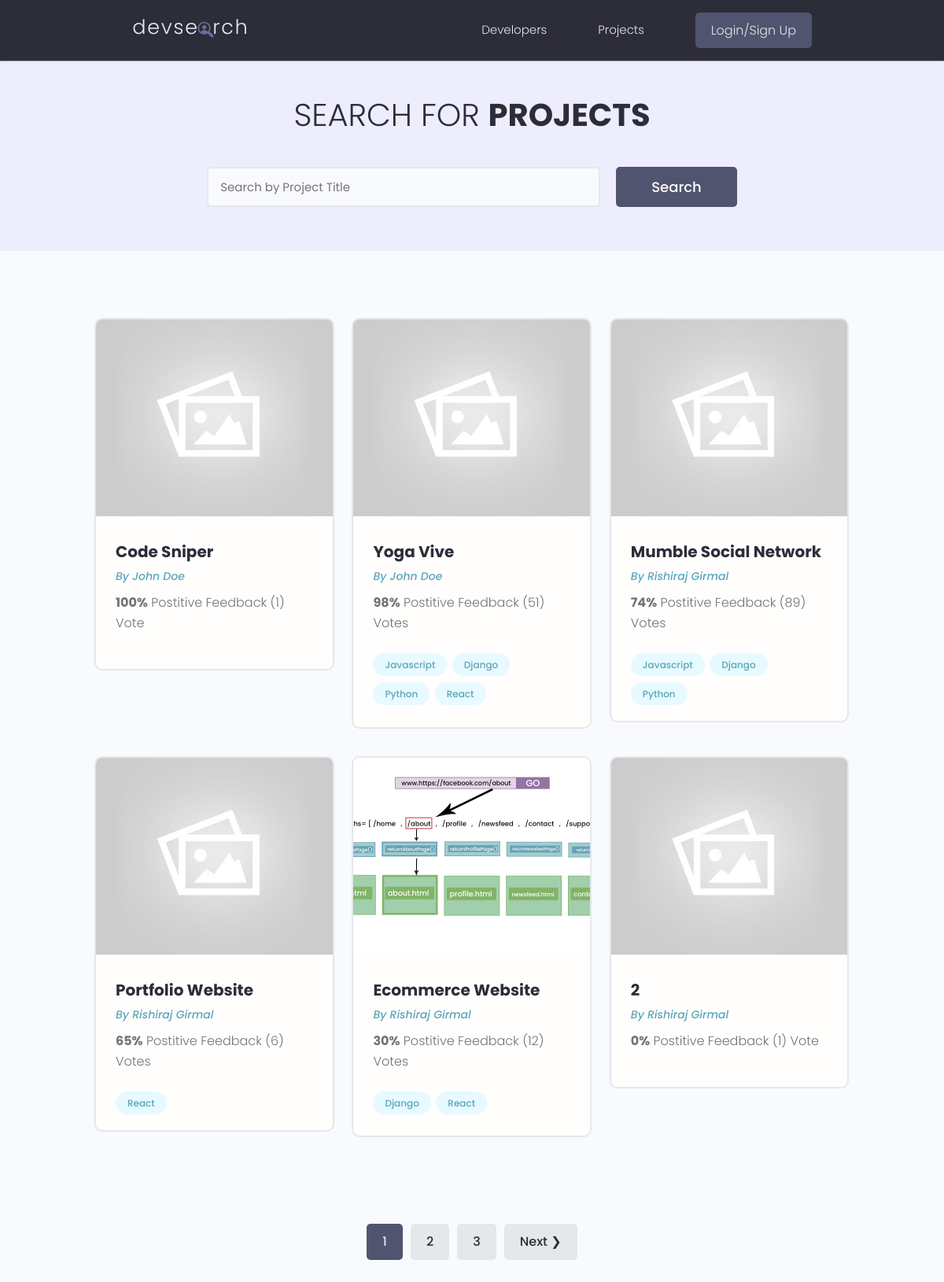
/projects/, run on the app's committed database.
### projects/models.py (models this page shows, shortened)
class Project(models.Model):
    owner = models.ForeignKey(Profile,null=True,blank=True,on_delete=models.SET_NULL)
    title = models.CharField(max_length=200)
    description = models.TextField(null=True ,blank=True)
    featured_images = models.ImageField(null=True ,blank=True,default="default.jpg")
    demo_link = models.CharField(max_length=2000, null=True , blank=True)
    source_link = models.CharField(max_length=2000, null=True , blank=True)
    tags = models.ManyToManyField('Tag',blank = True)
    vote_total = models.IntegerField(default=0, null=True , blank=True)
    vote_ratio = models.IntegerField(default=0, null=True , blank=True)
    created = models.DateTimeField(auto_now_add=True)
    id = models.UUIDField(default=uuid.uuid4 , unique=True, primary_key=True ,editable=False)
    class Meta:
        ordering = ['-vote_ratio','-vote_total','title']

class Tag(models.Model):
    name = models.CharField(max_length=200)
    created = models.DateTimeField(auto_now_add=True)
    id = models.UUIDField(default=uuid.uuid4 , unique=True, primary_key=True ,editable=False)
    def __str__(self):
        return self.name

### users/models.py (models this page shows, shortened)
class Profile(models.Model):
    user = models.OneToOneField(User,on_delete=models.CASCADE,null=True,blank=True)
    name = models.CharField(max_length=200)
    email = models.EmailField(max_length=500,blank=True,null=True)
    username = models.CharField(max_length=200,blank=True,null=True)
    location = models.CharField(max_length=200,blank=True,null=True)
    short_intro = models.CharField(max_length=200,blank=True,null=True)
    bio = models.TextField(blank = True,null = True)
    profile_image = models.ImageField(null=True,blank=True,upload_to='profiles/',default="profiles/user-default.png")
    social_github = models.CharField(max_length=200,blank =True,null = True)
    social_twitter = models.CharField(max_length=200,blank =True,null = True)
    social_linkedin = models.CharField(max_length=200,blank =True,null = True)
    social_youtube = models.CharField(max_length=200,blank =True,null = True)
    social_website = models.CharField(max_length=200,blank =True,null = True)
    created = models.DateTimeField(auto_now_add=True)
    id = models.UUIDField(default=uuid.uuid4 , unique=True, primary_key=True ,editable=False)

### projects/views.py (the view)
# urls.py: path('projects/',views.getProjects),
def projects(request):
    projects,search_query = searchProjects(request)
    custom_range,projects = paginateProjects(request,projects,6)
    context = {'projects': projects,'search_query':search_query,'custom_range':custom_range}
    return render(request , 'projects/projects.html' , context)

### projects/utils.py (called while the page is built)
def paginateProjects(request,projects,results):
    page = request.GET.get('page')
    paginator = Paginator(projects,results)
    try:
        projects = paginator.page(page)
    except PageNotAnInteger:
        page = 1 #default
        projects = paginator.page(page)
    except EmptyPage:
        page = paginator.num_pages
        projects = paginator.page(page)
    leftIndex = (int(page)-4)
    if leftIndex < 1 :
        leftIndex = 1
    rightIndex = (int(page)+5)
    if rightIndex > paginator.num_pages:
        rightIndex =  paginator.num_pages+1
    custom_range = range(leftIndex,rightIndex)
    return custom_range,projects

def searchProjects(request):
    search_query = ''
    if request.GET.get('search_query'):
        search_query = request.GET.get('search_query')
    print("SEarch:",search_query)
    tags = Tag.objects.filter(name__icontains=search_query)
    projects = Project.objects.distinct().filter(Q(title__icontains=search_query)|
                                      Q(description__icontains=search_query)|
                                      Q(owner__name__icontains=search_query)|
                                      Q(tags__in = tags))
    return projects,search_query

### projects/templates/projects/projects.html (shortened to what this page needs)
{% extends 'main.html' %}
{% block content %}
<hr>
<main class="projects">
    <section class="hero-section text-center">
      <div class="container container--narrow">
        <div class="hero-section__box">
          <h2>Search for <span>Projects</span></h2>
        </div>
        <div class="hero-section__search">
          <form id="searchForm" class="form" action="{% url 'projects' %}" method="get">
            <div class="form__field">
              <input class="input input--text" id="formInput#search" type="text" name="search_query"
                placeholder="Search by Project Title" value="{{search_query}}"/>
            </div>
            <input class="btn btn--sub btn--lg" type="submit" value="Search" />
          </form>
        </div>
      </div>
    </section>
    <section class="projectsList">
      <div class="container">
        <div class="grid grid--three">
     {% for project in projects %}
          <div class="column">
            <div class="card project">
              <a href="{% url 'project' project.id %}" class="project">
                <img class="project__thumbnail" src="{{ project.featured_images.url }}" alt="project thumbnail" />
                <div class="card__body">
                  <h3 class="project__title">{{project.title}}</h3>
                  <p><a class="project__author" href="{% url 'user-profile' project.owner.id %}">By {{project.owner.name}}</a></p>
                  <p class="project--rating">
                    <span style="font-weight: bold;">{{project.vote_ratio}}%</span> Postitive
                    Feedback ({{project.vote_total}}) Vote{{project.vote_total | pluralize:"s"}}
                  </p>
                  <div class="project__tags">
                    {% for tag in project.tags.all %}
                    <span class="tag tag--pill tag--main">
                      <small>{{tag}}</small>
                    </span>
                   {% endfor %}
                  </div>
                </div>
              </a>
            </div>
          </div>
          {% endfor %}
        </div>
      </div>
    </section>
    {% include 'pagination.html' with queryset=projects custom_range=custom_range %}
  </main>
{% endblock content %}

### templates/main.html (shortened to what this page needs)
<!DOCTYPE html>
{% load static %}
<html lang="en">
<head>
  <link rel="stylesheet" href="https://cdn.iconmonstr.com/1.3.0/css/iconmonstr-iconic-font.min.css" />
  <link rel="stylesheet" href="{% static 'uikit/styles/uikit.css' %}" />
  <link rel="stylesheet" href="{% static 'styles/app.css' %}" />
</head>
<body>
    {% include 'navbar.html' %}
    {% block content %}
    {% endblock content %}
</body>
</html>

### templates/navbar.html (shortened to what this page needs)
{% load static %}
 <header class="header">
    <div class="container container--narrow">
      <a href="{% url 'profiles' %}" class="header__logo">
        <img src="{% static 'images/logo.svg' %}" alt="DevSearch Logo" />
      </a>
      <nav class="header__nav">
        <ul class="header__menu">
          <li class="header__menuItem"><a href="{% url 'profiles' %}">Developers</a></li>
          <li class="header__menuItem"><a href="{% url 'projects' %}">Projects</a></li>
          {% if request.user.is_authenticated %}
          <li class="header__menuItem"><a href="{% url 'inbox' %}">Inbox</a></li>
          <li class="header__menuItem"><a href="{% url 'account' %}">Account</a></li>
          <li class="header__menuItem"><a href="{% url 'logout' %}" class="btn btn--sub">Logout</a></li>
          {% else %}
          <li class="header__menuItem"><a href="{% url 'login' %}" class="btn btn--sub">Login/Sign Up</a></li>
          {% endif %}
        </ul>
      </nav>
    </div>
  </header>

### templates/pagination.html (shortened to what this page needs)
{% if queryset.has_other_pages %}
    <div class="pagination">
      <ul class="container">
        {% for page in custom_range %}
        {% if page == queryset.number %}
        <li><a href="?page={{page}}" class="btn page-link btn--sub" data-page="{{page}}">{{page}}</a></li>
        {% else %}
        <li><a href="?page={{page}}" class="btn page-link" data-page="{{page}}">{{page}}</a></li>
        {% endif %}
        {% endfor %}
        {% if queryset.has_next %}
        <li><a href="?page={{queryset.next_page_number}}" class="btn page-link" data-page="{{queryset.next_page_number}}">Next &#10095;</a></li>
        {% endif %}
      </ul>
    </div>
    {% endif %}

### static/styles/app.css (style rules this page uses)
:root { --color-sub: #2d2d39; }
.btn--sub { background-color: var(--color-sub-light); }
.card { border: 2px solid var(--color-light); }
img { width: 100%; }
.header { position: sticky; z-index: 111; background-color: var(--color-sub); padding: 1.5rem 0; }
.header > .container { display: flex; justify-content: space-between; align-items: center; }
.header__logo > img { height: 3.8rem; }
.header__nav > ul { display: inline-flex; align-items: center; list-style: none; gap: 6.5rem; }
.header__menuItem > a { color: var(--color-light); font-weight: 300; }
.hero-section { height: 40vh; display: flex; align-items: center; background-color: var(--color-sub); }
.hero-section__box { margin-bottom: 4rem; }
.hero-section__box > h2, .hero-section__box > h2 > span { font-size: 4rem; color: var(--color-light); line-height: 1.3; text-transform: uppercase; }
.hero-section__box > h2 { font-weight: 300; }
.hero-section__box > h2 > span { font-weight: 700; }
.hero-section__search > .form { display: flex; align-items: center; justify-content: center; gap: 2rem; }
.hero-section__search > .form input.input--text { width: 50rem; }
.pagination { margin-top: 8rem; margin-bottom: 10rem; }
.pagination > ul { flex-wrap: wrap; list-style: none; display: flex; align-items: center; justify-content: center; gap: 1rem; }
.pagination .btn { color: var(--color-sub); }
.pagination .btn.btn--sub { color: var(--color-light); }
.project__author { font-size: 1.4rem; font-style: italic; }
.project--rating { margin-bottom: 1.6em; margin-top: .5em; }
.projects > .hero-section { background: var(--color-sub-lighter); height: 30vh; }
.projects .hero-section__box { margin-bottom: 2.5rem; }
.projects .hero-section__box > h2 { color: var(--color-sub); }
.projects .hero-section__box > h2 > span { font-weight: 700; color: var(--color-sub); }
.projectsList { margin-top: 8rem; }
.project__thumbnail { height: 25rem; object-fit: cover; object-position: top center; }
.project__title { font-size: 2rem; font-weight: 700; color: var(--color-sub); }

### static/uikit/styles/modules/_variables.css (style rules this page uses)
:root { --color-main: #5aa5b9; --color-main-light: #e6faff; --color-sub: #3f4156; --color-sub-light: #51546e; --color-sub-lighter: #ededfd; --color-text: #737373; --color-gray: #8b8b8b; --color-light: #e5e7eb; --color-light-gray: #767676; --color-bg: #f8fafd; --color-white: #fffefd; --color-white-light: #f3f3f3; --color-success: #359e64; --color-success-bg: #def8e8; --color-error: #fc4b0b; --color-error-bg: #fff2ee; --font-base: 'Poppins', arial, helvetica, 'Segoe UI', roboto, ubuntu, sans-serif; --font-monospace: 'Fira Code', 'Courier New', courier, monospace; --font-regular: 300; --font-medium: 500; --font-bold: 700; --generic-shadow: 1px 1px 5px #00000010; --generic-transition: all 0.3s ease-in-out; }

### static/uikit/styles/modules/_base.css (style rules this page uses)
* { margin: 0; padding: 0; box-sizing: border-box; text-rendering: optimizeLegibility; color: inherit; font-size: inherit; }
html { font-size: 50%; }
@media only screen and (min-width: 480px) { html { font-size: 56.25%; } }
@media only screen and (min-width: 1200px) { html { font-size: 62.5%; } }
body { line-height: 1.6; font-weight: 400; font-size: 1.5rem; color: var(--color-text); background-color: var(--color-bg); min-height: 100vh; }

### static/uikit/styles/modules/_typography.css (style rules this page uses)
* { font-family: var(--font-base); }
h2 { font-size: 3.6rem; font-weight: var(--font-bold); }
h3 { font-size: 3.2rem; font-weight: var(--font-medium); }
p, span, strong { font-size: 1.6rem; color: var(--color-text); font-weight: var(--font-regular); }
a { padding-bottom: 2px; text-decoration: none; display: inline-block; color: var(--color-main); font-weight: var(--font-medium); }

### static/uikit/styles/modules/_utilities.css (style rules this page uses)
.container { width: 92%; max-width: 165rem; margin: 0 auto; box-sizing: border-box; }
.container--narrow { width: 92%; max-width: 120rem; }
@media screen and (min-width: 1000px) { .container { width: 90%; } }
@media screen and (min-width: 1000px) { .container--narrow { width: 85%; } }
@media screen and (min-width: 1200px) { .container { width: 80%; } }
@media screen and (min-width: 1200px) { .container--narrow { width: 72%; } }
.text-center { text-align: center; }

### static/uikit/styles/modules/_card.css (style rules this page uses)
.card { border-radius: 1rem; background-color: var(--color-white); border: 1.5px solid var(--color-light); width: auto; height: auto; margin-top: 0.5rem; margin-bottom: 0.5rem; overflow: hidden; }
.card__body, .card__header { padding: 2rem 2.5rem; }

### data on the page
Project: featured_images (placeholder picture), title "Code Sniper", owner.name "John Doe", vote_ratio "100", vote_total "1"
Project: featured_images (placeholder picture), title "Yoga Vive", owner.name "John Doe", vote_ratio "98", vote_total "51", vote_total|pluralize "s"
Tag: name "Javascript"
Tag: name "Django"
Tag: name "Python"
Tag: name "React"
Project: featured_images (placeholder picture), title "Mumble Social Network", owner.name "Rishiraj Girmal", vote_ratio "74", vote_total "89", vote_total|pluralize "s"
Project: featured_images (placeholder picture), title "Portfolio Website", owner.name "Rishiraj Girmal", vote_ratio "65", vote_total "6", vote_total|pluralize "s"
Project: featured_images (picture), title "Ecommerce Website", owner.name "Rishiraj Girmal", vote_ratio "30", vote_total "12", vote_total|pluralize "s"
Project: featured_images (placeholder picture), title "2", owner.name "Rishiraj Girmal", vote_ratio "0", vote_total "1"

### other printed values
{{ page }} "1"
{{ page }} "2" "3"
